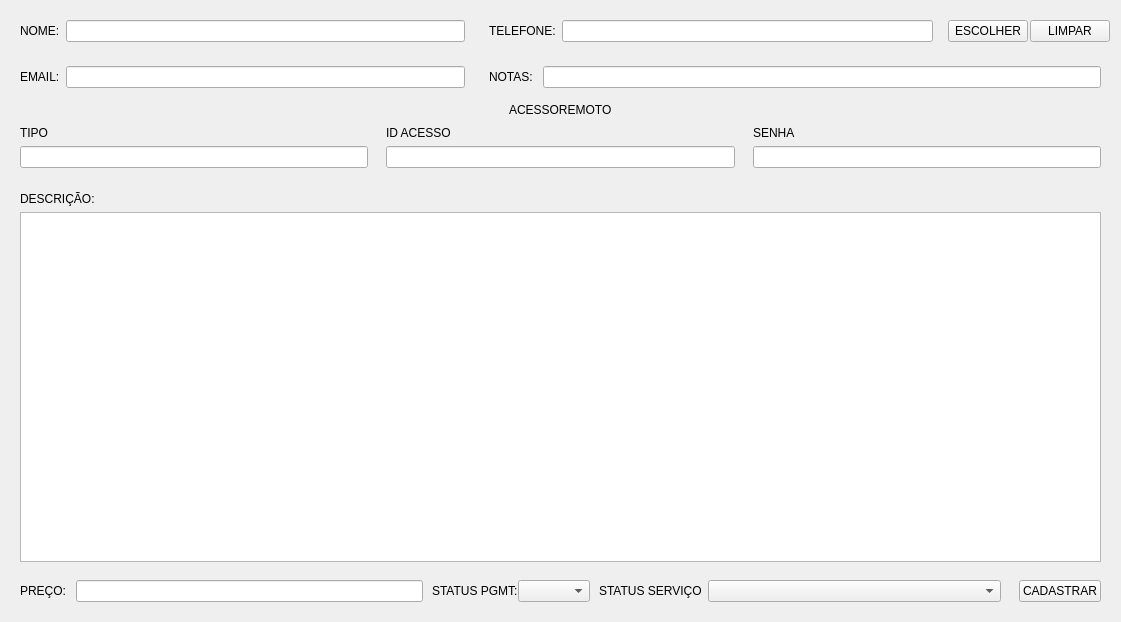
<?xml version="1.0" encoding="UTF-8"?>
<ui version="4.0">
 <class>Form</class>
 <widget class="QWidget" name="Form">
  <property name="geometry">
   <rect>
    <x>0</x>
    <y>0</y>
    <width>1121</width>
    <height>622</height>
   </rect>
  </property>
  <property name="windowTitle">
   <string>Form</string>
  </property>
  <property name="styleSheet">
   <string notr="true"/>
  </property>
  <layout class="QVBoxLayout" name="verticalLayout_5">
   <item>
    <widget class="QWidget" name="widget_4" native="true">
     <layout class="QGridLayout" name="gridLayout">
      <property name="leftMargin">
       <number>0</number>
      </property>
      <property name="topMargin">
       <number>0</number>
      </property>
      <property name="rightMargin">
       <number>0</number>
      </property>
      <property name="bottomMargin">
       <number>0</number>
      </property>
      <item row="0" column="0">
       <widget class="QWidget" name="widget_6" native="true">
        <layout class="QHBoxLayout" name="horizontalLayout">
         <item>
          <widget class="QLabel" name="label">
           <property name="text">
            <string>NOME:</string>
           </property>
          </widget>
         </item>
         <item>
          <widget class="QLineEdit" name="lineEdit_name"/>
         </item>
        </layout>
       </widget>
      </item>
      <item row="0" column="1">
       <widget class="QWidget" name="widget_8" native="true">
        <layout class="QHBoxLayout" name="horizontalLayout_2">
         <item>
          <widget class="QLabel" name="label_2">
           <property name="text">
            <string>TELEFONE:</string>
           </property>
          </widget>
         </item>
         <item>
          <widget class="QLineEdit" name="lineEdit_phone"/>
         </item>
        </layout>
       </widget>
      </item>
      <item row="0" column="2">
       <widget class="QFrame" name="frame_4">
        <layout class="QHBoxLayout" name="horizontalLayout_10">
         <property name="spacing">
          <number>2</number>
         </property>
         <property name="leftMargin">
          <number>0</number>
         </property>
         <property name="topMargin">
          <number>0</number>
         </property>
         <property name="rightMargin">
          <number>0</number>
         </property>
         <property name="bottomMargin">
          <number>0</number>
         </property>
         <item>
          <widget class="QPushButton" name="lookupButton">
           <property name="tabletTracking">
            <bool>false</bool>
           </property>
           <property name="focusPolicy">
            <enum>Qt::FocusPolicy::StrongFocus</enum>
           </property>
           <property name="text">
            <string>ESCOLHER</string>
           </property>
          </widget>
         </item>
         <item>
          <widget class="QPushButton" name="button_clear">
           <property name="tabletTracking">
            <bool>false</bool>
           </property>
           <property name="focusPolicy">
            <enum>Qt::FocusPolicy::StrongFocus</enum>
           </property>
           <property name="text">
            <string>LIMPAR</string>
           </property>
          </widget>
         </item>
        </layout>
       </widget>
      </item>
      <item row="1" column="0">
       <widget class="QWidget" name="widget_5" native="true">
        <layout class="QHBoxLayout" name="horizontalLayout_3">
         <item>
          <widget class="QLabel" name="label_3">
           <property name="text">
            <string>EMAIL:</string>
           </property>
          </widget>
         </item>
         <item>
          <widget class="QLineEdit" name="lineEdit_email"/>
         </item>
        </layout>
       </widget>
      </item>
      <item row="1" column="1" colspan="2">
       <widget class="QWidget" name="widget_7" native="true">
        <layout class="QHBoxLayout" name="horizontalLayout_8">
         <item>
          <widget class="QLabel" name="label_4">
           <property name="text">
            <string>NOTAS: </string>
           </property>
          </widget>
         </item>
         <item>
          <widget class="QLineEdit" name="lineEdit_notes"/>
         </item>
        </layout>
       </widget>
      </item>
     </layout>
    </widget>
   </item>
   <item>
    <widget class="QWidget" name="widget_5" native="true">
     <layout class="QGridLayout" name="gridLayout_2">
      <property name="leftMargin">
       <number>0</number>
      </property>
      <property name="topMargin">
       <number>0</number>
      </property>
      <property name="rightMargin">
       <number>0</number>
      </property>
      <property name="bottomMargin">
       <number>0</number>
      </property>
      <property name="spacing">
       <number>0</number>
      </property>
      <item row="0" column="1" alignment="Qt::AlignmentFlag::AlignHCenter|Qt::AlignmentFlag::AlignVCenter">
       <widget class="QLabel" name="label_5">
        <property name="text">
         <string>ACESSOREMOTO</string>
        </property>
       </widget>
      </item>
      <item row="1" column="0">
       <widget class="QWidget" name="widget" native="true">
        <layout class="QVBoxLayout" name="verticalLayout">
         <item>
          <widget class="QLabel" name="label_10">
           <property name="text">
            <string>TIPO</string>
           </property>
          </widget>
         </item>
         <item>
          <widget class="QLineEdit" name="lineEdit_type"/>
         </item>
        </layout>
       </widget>
      </item>
      <item row="1" column="1">
       <widget class="QWidget" name="widget_2" native="true">
        <layout class="QVBoxLayout" name="verticalLayout_2">
         <item>
          <widget class="QLabel" name="label_11">
           <property name="text">
            <string>ID ACESSO</string>
           </property>
          </widget>
         </item>
         <item>
          <widget class="QLineEdit" name="lineEdit_code"/>
         </item>
        </layout>
       </widget>
      </item>
      <item row="1" column="2">
       <widget class="QWidget" name="widget_3" native="true">
        <layout class="QVBoxLayout" name="verticalLayout_3">
         <item>
          <widget class="QLabel" name="label_12">
           <property name="text">
            <string>SENHA</string>
           </property>
          </widget>
         </item>
         <item>
          <widget class="QLineEdit" name="lineEdit_password"/>
         </item>
        </layout>
       </widget>
      </item>
     </layout>
    </widget>
   </item>
   <item>
    <widget class="QWidget" name="widget_9" native="true">
     <layout class="QGridLayout" name="gridLayout_3">
      <property name="leftMargin">
       <number>0</number>
      </property>
      <property name="topMargin">
       <number>0</number>
      </property>
      <property name="rightMargin">
       <number>0</number>
      </property>
      <property name="bottomMargin">
       <number>0</number>
      </property>
      <property name="spacing">
       <number>0</number>
      </property>
      <item row="0" column="0">
       <widget class="QWidget" name="widget_6" native="true">
        <layout class="QVBoxLayout" name="verticalLayout_4">
         <item>
          <widget class="QLabel" name="label_6">
           <property name="text">
            <string>DESCRIÇÃO: </string>
           </property>
          </widget>
         </item>
         <item>
          <widget class="QTextEdit" name="textEdit">
           <property name="tabChangesFocus">
            <bool>true</bool>
           </property>
          </widget>
         </item>
        </layout>
       </widget>
      </item>
      <item row="1" column="0">
       <widget class="QWidget" name="widget_9" native="true">
        <layout class="QHBoxLayout" name="horizontalLayout_5" stretch="0,0,0,0,0">
         <property name="spacing">
          <number>0</number>
         </property>
         <property name="leftMargin">
          <number>0</number>
         </property>
         <property name="topMargin">
          <number>0</number>
         </property>
         <property name="rightMargin">
          <number>0</number>
         </property>
         <property name="bottomMargin">
          <number>0</number>
         </property>
         <item>
          <widget class="QWidget" name="widget_7" native="true">
           <layout class="QHBoxLayout" name="horizontalLayout_7">
            <item>
             <widget class="QLabel" name="label_7">
              <property name="text">
               <string>PREÇO: </string>
              </property>
             </widget>
            </item>
            <item>
             <widget class="QLineEdit" name="lineEdit_price"/>
            </item>
           </layout>
          </widget>
         </item>
         <item>
          <widget class="QLabel" name="label_9">
           <property name="text">
            <string>STATUS PGMT:</string>
           </property>
          </widget>
         </item>
         <item>
          <widget class="QComboBox" name="comboBox_statusPayment">
           <property name="tabletTracking">
            <bool>false</bool>
           </property>
           <property name="focusPolicy">
            <enum>Qt::FocusPolicy::StrongFocus</enum>
           </property>
          </widget>
         </item>
         <item>
          <widget class="QWidget" name="widget_8" native="true">
           <layout class="QHBoxLayout" name="horizontalLayout_6" stretch="0,1">
            <item>
             <widget class="QLabel" name="label_8">
              <property name="text">
               <string>STATUS SERVIÇO</string>
              </property>
             </widget>
            </item>
            <item>
             <widget class="QComboBox" name="comboBox_statusService">
              <property name="tabletTracking">
               <bool>false</bool>
              </property>
              <property name="focusPolicy">
               <enum>Qt::FocusPolicy::StrongFocus</enum>
              </property>
             </widget>
            </item>
           </layout>
          </widget>
         </item>
         <item>
          <widget class="QWidget" name="widget_10" native="true">
           <layout class="QHBoxLayout" name="horizontalLayout_9">
            <item>
             <widget class="QPushButton" name="btn_create">
              <property name="focusPolicy">
               <enum>Qt::FocusPolicy::StrongFocus</enum>
              </property>
              <property name="text">
               <string>CADASTRAR</string>
              </property>
             </widget>
            </item>
           </layout>
          </widget>
         </item>
        </layout>
       </widget>
      </item>
     </layout>
    </widget>
   </item>
  </layout>
 </widget>
 <tabstops>
  <tabstop>lineEdit_name</tabstop>
  <tabstop>lineEdit_phone</tabstop>
  <tabstop>lookupButton</tabstop>
  <tabstop>button_clear</tabstop>
  <tabstop>lineEdit_email</tabstop>
  <tabstop>lineEdit_notes</tabstop>
  <tabstop>lineEdit_type</tabstop>
  <tabstop>lineEdit_code</tabstop>
  <tabstop>lineEdit_password</tabstop>
  <tabstop>textEdit</tabstop>
  <tabstop>lineEdit_price</tabstop>
  <tabstop>comboBox_statusPayment</tabstop>
  <tabstop>comboBox_statusService</tabstop>
  <tabstop>btn_create</tabstop>
 </tabstops>
 <resources/>
 <connections/>
</ui>
